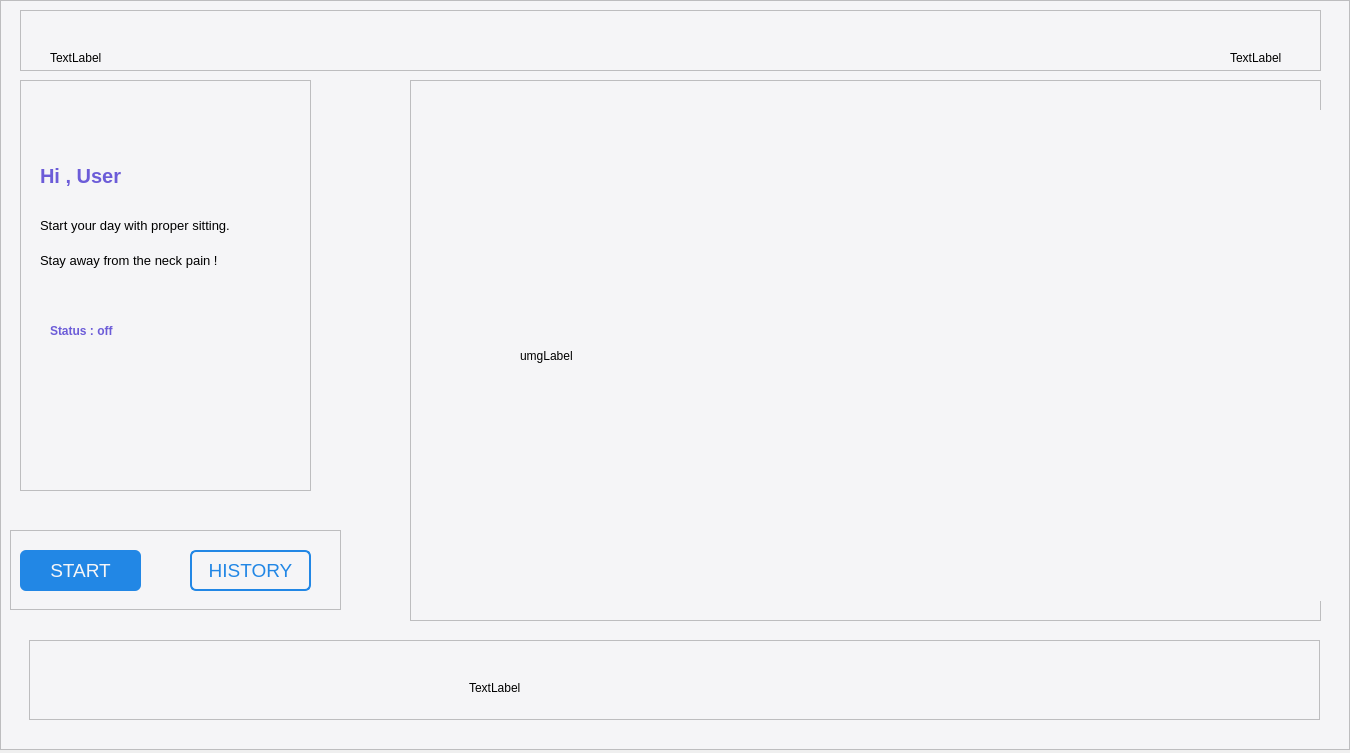
<?xml version="1.0" encoding="UTF-8"?>
<ui version="4.0">
 <class>Form</class>
 <widget class="QWidget" name="Form">
  <property name="geometry">
   <rect>
    <x>0</x>
    <y>0</y>
    <width>1350</width>
    <height>753</height>
   </rect>
  </property>
  <property name="windowTitle">
   <string>Form</string>
  </property>
  <widget class="QFrame" name="background">
   <property name="geometry">
    <rect>
     <x>0</x>
     <y>0</y>
     <width>1350</width>
     <height>750</height>
    </rect>
   </property>
   <property name="sizePolicy">
    <sizepolicy hsizetype="Fixed" vsizetype="Fixed">
     <horstretch>0</horstretch>
     <verstretch>0</verstretch>
    </sizepolicy>
   </property>
   <property name="maximumSize">
    <size>
     <width>16777215</width>
     <height>16777215</height>
    </size>
   </property>
   <property name="styleSheet">
    <string notr="true">
	background-color: rgba(245,245,247,255);</string>
   </property>
   <property name="frameShape">
    <enum>QFrame::StyledPanel</enum>
   </property>
   <property name="frameShadow">
    <enum>QFrame::Raised</enum>
   </property>
   <widget class="QFrame" name="frame">
    <property name="geometry">
     <rect>
      <x>20</x>
      <y>10</y>
      <width>1301</width>
      <height>61</height>
     </rect>
    </property>
    <property name="frameShape">
     <enum>QFrame::StyledPanel</enum>
    </property>
    <property name="frameShadow">
     <enum>QFrame::Raised</enum>
    </property>
    <widget class="QLabel" name="label_7">
     <property name="geometry">
      <rect>
       <x>30</x>
       <y>40</y>
       <width>55</width>
       <height>16</height>
      </rect>
     </property>
     <property name="text">
      <string>TextLabel</string>
     </property>
    </widget>
    <widget class="QLabel" name="label_8">
     <property name="geometry">
      <rect>
       <x>1210</x>
       <y>40</y>
       <width>55</width>
       <height>16</height>
      </rect>
     </property>
     <property name="text">
      <string>TextLabel</string>
     </property>
    </widget>
   </widget>
   <widget class="QFrame" name="frame_2">
    <property name="geometry">
     <rect>
      <x>20</x>
      <y>80</y>
      <width>291</width>
      <height>411</height>
     </rect>
    </property>
    <property name="frameShape">
     <enum>QFrame::StyledPanel</enum>
    </property>
    <property name="frameShadow">
     <enum>QFrame::Raised</enum>
    </property>
    <widget class="QLabel" name="label">
     <property name="geometry">
      <rect>
       <x>20</x>
       <y>80</y>
       <width>221</width>
       <height>31</height>
      </rect>
     </property>
     <property name="font">
      <font>
       <pointsize>15</pointsize>
       <weight>75</weight>
       <bold>true</bold>
      </font>
     </property>
     <property name="styleSheet">
      <string notr="true">color :rgb(108,92,216);</string>
     </property>
     <property name="text">
      <string>Hi , User</string>
     </property>
    </widget>
    <widget class="QLabel" name="label_2">
     <property name="geometry">
      <rect>
       <x>20</x>
       <y>130</y>
       <width>261</width>
       <height>31</height>
      </rect>
     </property>
     <property name="font">
      <font>
       <pointsize>10</pointsize>
      </font>
     </property>
     <property name="text">
      <string>Start your day with proper sitting. </string>
     </property>
    </widget>
    <widget class="QLabel" name="label_3">
     <property name="geometry">
      <rect>
       <x>20</x>
       <y>170</y>
       <width>251</width>
       <height>21</height>
      </rect>
     </property>
     <property name="font">
      <font>
       <pointsize>10</pointsize>
      </font>
     </property>
     <property name="text">
      <string>Stay away from the neck pain !</string>
     </property>
    </widget>
    <widget class="QLabel" name="label_4">
     <property name="geometry">
      <rect>
       <x>30</x>
       <y>240</y>
       <width>221</width>
       <height>21</height>
      </rect>
     </property>
     <property name="font">
      <font>
       <pointsize>9</pointsize>
       <weight>75</weight>
       <bold>true</bold>
      </font>
     </property>
     <property name="styleSheet">
      <string notr="true">color :rgb(108,92,216);</string>
     </property>
     <property name="text">
      <string>Status : off</string>
     </property>
    </widget>
   </widget>
   <widget class="QFrame" name="frame_3">
    <property name="geometry">
     <rect>
      <x>10</x>
      <y>530</y>
      <width>331</width>
      <height>80</height>
     </rect>
    </property>
    <property name="frameShape">
     <enum>QFrame::StyledPanel</enum>
    </property>
    <property name="frameShadow">
     <enum>QFrame::Raised</enum>
    </property>
    <widget class="QPushButton" name="pushButton_2">
     <property name="geometry">
      <rect>
       <x>180</x>
       <y>20</y>
       <width>121</width>
       <height>41</height>
      </rect>
     </property>
     <property name="font">
      <font>
       <pointsize>14</pointsize>
       <weight>50</weight>
       <bold>false</bold>
      </font>
     </property>
     <property name="styleSheet">
      <string notr="true">border-radius: 6px;
border: 2px solid ;
border-color :rgb(34, 135, 229);
background-color:rgb(245, 245, 247);
color:rgb(34, 135, 229);

</string>
     </property>
     <property name="text">
      <string>HISTORY</string>
     </property>
    </widget>
    <widget class="QPushButton" name="pushButton">
     <property name="geometry">
      <rect>
       <x>10</x>
       <y>20</y>
       <width>121</width>
       <height>41</height>
      </rect>
     </property>
     <property name="font">
      <font>
       <pointsize>14</pointsize>
       <weight>50</weight>
       <bold>false</bold>
      </font>
     </property>
     <property name="styleSheet">
      <string notr="true">border-radius:6px;
background-color:rgb(34, 135, 229);
color:rgb(245, 245, 247);

</string>
     </property>
     <property name="text">
      <string>START</string>
     </property>
    </widget>
   </widget>
   <widget class="QFrame" name="frame_4">
    <property name="geometry">
     <rect>
      <x>410</x>
      <y>80</y>
      <width>911</width>
      <height>541</height>
     </rect>
    </property>
    <property name="frameShape">
     <enum>QFrame::StyledPanel</enum>
    </property>
    <property name="frameShadow">
     <enum>QFrame::Raised</enum>
    </property>
    <widget class="QLabel" name="label_5">
     <property name="geometry">
      <rect>
       <x>110</x>
       <y>30</y>
       <width>801</width>
       <height>491</height>
      </rect>
     </property>
     <property name="text">
      <string>umgLabel</string>
     </property>
    </widget>
   </widget>
   <widget class="QFrame" name="frame_5">
    <property name="geometry">
     <rect>
      <x>29</x>
      <y>640</y>
      <width>1291</width>
      <height>80</height>
     </rect>
    </property>
    <property name="frameShape">
     <enum>QFrame::StyledPanel</enum>
    </property>
    <property name="frameShadow">
     <enum>QFrame::Raised</enum>
    </property>
    <widget class="QLabel" name="label_6">
     <property name="geometry">
      <rect>
       <x>440</x>
       <y>40</y>
       <width>55</width>
       <height>16</height>
      </rect>
     </property>
     <property name="text">
      <string>TextLabel</string>
     </property>
    </widget>
   </widget>
  </widget>
 </widget>
 <resources/>
 <connections/>
</ui>
